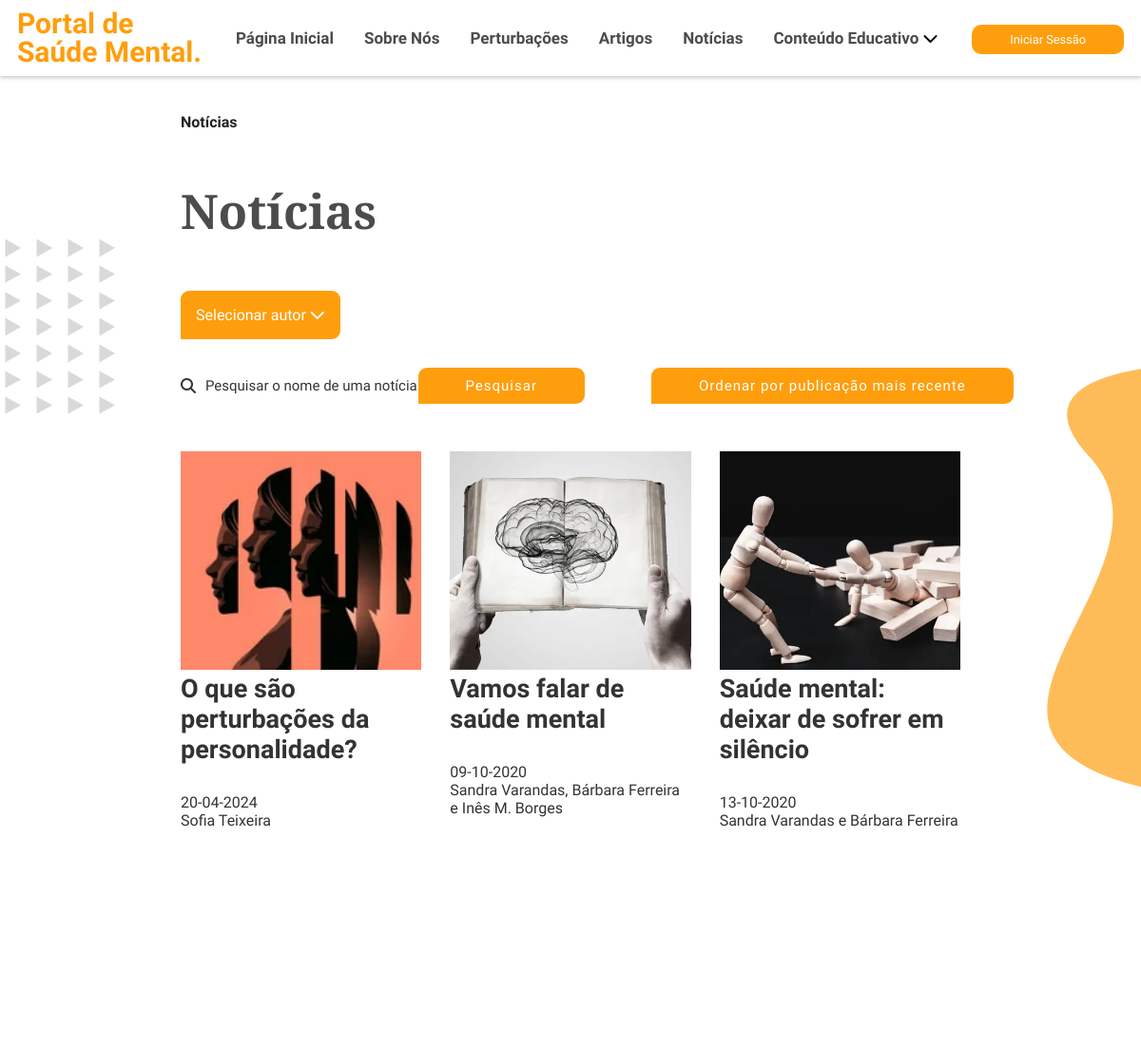
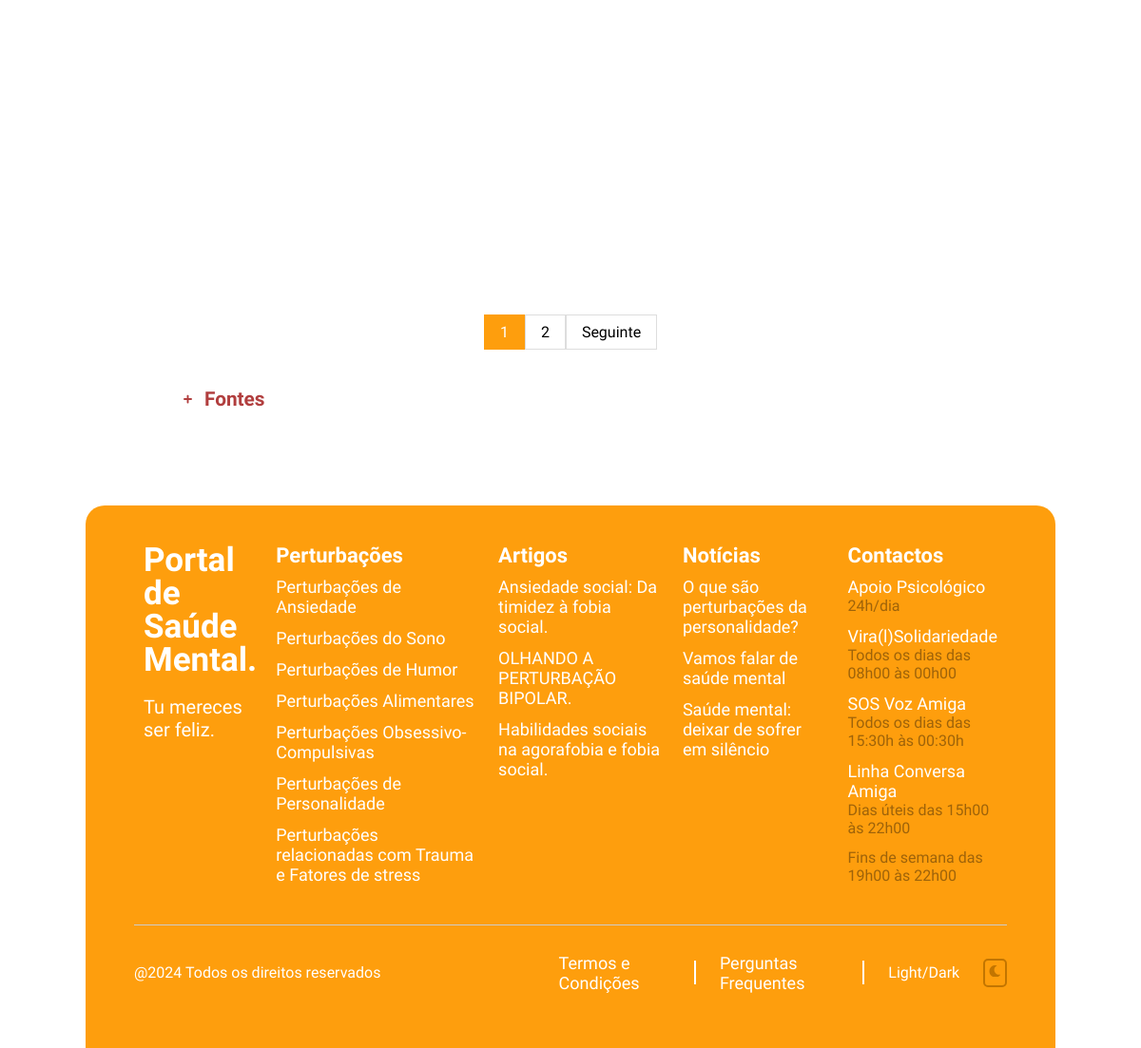
The page /noticias/index.php on the database its author committed (2 pictures, top to bottom).
### tables this page shows
CREATE TABLE `noticias` (
  `noticias_id` int(11) NOT NULL,
  `titulo` varchar(1000) NOT NULL,
  `data_publicacao` date NOT NULL,
  `autor` varchar(1000) NOT NULL,
  `img_noticia` mediumtext NOT NULL,
  `conteudo_texto` varchar(1000) NOT NULL,
  `fonte` varchar(1000) NOT NULL
);

CREATE TABLE `perturbacoes` (
  `perturbacoes_id` int(11) NOT NULL,
  `nome` varchar(255) NOT NULL,
  `texto` mediumtext NOT NULL,
  `img_perturbacao` mediumtext DEFAULT NULL,
  `img_perturbacao_circ` mediumtext DEFAULT NULL,
  `banner_perturbacao` mediumtext NOT NULL,
  `fonte` varchar(1000) NOT NULL
);

CREATE TABLE `artigos` (
  `artigo_id` int(11) NOT NULL,
  `juncao_perturbacoes_id` int(11) DEFAULT NULL,
  `titulo` varchar(1000) NOT NULL,
  `data_publicacao` mediumtext NOT NULL,
  `autor` mediumtext NOT NULL,
  `img_artigo` mediumtext NOT NULL,
  `fonte` varchar(1000) NOT NULL
);

### noticias/index.php (the view, shortened to what this page needs)
<?php
include '../includes/header.php';
require_once ("../conn/conn.php");
?>
<!DOCTYPE html>
<html class="selection:text-white selection:bg-orange-400">
<head>
    <link rel="stylesheet" type="text/css" href="css/style.css">
    <link rel="stylesheet" href="https://cdnjs.cloudflare.com/ajax/libs/font-awesome/6.4.2/css/all.min.css"
 />
    <link rel="stylesheet" href="https://cdn.jsdelivr.net/npm/sweetalert2@11/dist/sweetalert2.min.css">
</head>
<body>
    <header>
        <div class="navbar">
            <div class="logo">Portal de <br> Saúde Mental.</div>
            <ul class="links">
                <li><a href="../paginainicial">Página Inicial</a></li>
                <li><a href="../sobre-nos">Sobre Nós</a></li>
                <li><a href="../perturbacoes">Perturbações</a></li>
                <li><a href="../artigos">Artigos</a></li>
                <li><a href="../noticias">Notícias</a></li>
                <li><a href="../conteudo-educativo">Conteúdo Educativo</a>
                    <i class="fas fa-chevron-down"></i>
                </li>
            </ul>
            <?php if (!empty($_SESSION['id_utilizador'])): ?>
                <li class="dropdown-container">
                    <div class="profile-dropdown">
                        <img class="img-profile rounded-circle" src="../areacliente/registo/imgs/<?php if (!empty($row["img_perfil"])) {
                            echo $row["img_perfil"];
                        } else {
                            echo "teste.jpeg";
                        } ?>" alt="Imagem de Perfil">
                        <i class="fas fa-chevron-down" style="margin-right: 20px;"></i>
                        <ul class="dropdown-p">
                            <li><a href="../perfil/">Perfil</a></li>
                            <!--<li><a href="#">Termos e Condições</a></li>
                            <li><a href="#">Definições</a></li>-->
                        </ul>
                    </div>
                    <a class="btn" onclick="logout()">Terminar Sessão</a>
                </li>
            <?php else: ?>
                <li><a class="btn" href="../areacliente/login/">Iniciar Sessão</a></li>
            <?php endif ?>
        </div>
    </header>
    <ol role="list">
        <li class="list">
            <div class="items-current">
                <span class="text-sm" aria-current=page>
                    Notícias
                </span>
            </div>
        </li>
    </ol>
    <div class="background1">
        <img src="imgs/imgs-backgrounds/background1.png" alt="banner background" />
    </div>
    <div class="background2">
        <img src="imgs/imgs-backgrounds/background2.png" alt="banner background" />
    </div>
    <div class="heading">
        <h1>
            Notícias
        </h1>
    </div>
    <section class="artigos" id="artigos">
        <?php
        $query_autor = "SELECT DISTINCT autor FROM noticias";
        $result_autor = mysqli_query($conn, $query_autor);
        if ($result_autor && mysqli_num_rows($result_autor) > 0) {
            ?>
            <div class="dropdown2">
                <button class="dropbtn">Selecionar autor
                    <i class="fas fa-chevron-down"></i>
                </button>
            </div>
            <?php
        }
        ?>
        <div class="container">
            <div class="container-search">
                <form method="GET">
                    <div class="search-wrapper">
                        <i class="fas fa-search"></i>
                        <input id="input-search" type="text" name="search_query"
                            placeholder="Pesquisar o nome de uma notícia">
                    </div>
                    <button type="submit">Pesquisar</button>
                </form>
            </div>
            <div class="container-order">
                <form method="get">
                    <button type="submit" name="ordem" value="data_recente">Ordenar por publicação mais recente</button>
                </form>
            </div>
        </div>
        <?php
        $itens_por_pagina = 6;
        $pagina_atual = isset($_GET['pagina']) ? $_GET['pagina'] : 1;
        $offset = ($pagina_atual - 1) * $itens_por_pagina;
        $query = "SELECT * FROM noticias";
        $query_count = "SELECT COUNT(*) AS total FROM ($query) AS count_query";
        $result_count = mysqli_query($conn, $query_count);
        $total_resultados = 0;
        if ($result_count) {
            $row_count = mysqli_fetch_assoc($result_count);
            $total_resultados = $row_count['total'];
        }
        $total_paginas = ceil($total_resultados / $itens_por_pagina);
        $query .= " LIMIT $itens_por_pagina OFFSET $offset";
        $result = mysqli_query($conn, $query);
        if ($result && mysqli_num_rows($result) > 0) {
            ?>
            <div class="card-container">
                <?php
                while ($row = mysqli_fetch_assoc($result)) {
                    $data_publicacao = date("d-m-Y", strtotime($row['data_publicacao']));
                    ?>
                    <div class="card">
                        <?php
                        $titulo_codificado = urlencode($row["titulo"]);
                        ?>
                        <a href="noticia/?titulo=<?php echo $titulo_codificado; ?>">
                            <img src="../admin/inserir/imgs/noticias/<?php if (!empty($row["img_noticia"])) {
                                echo $row["img_noticia"];
                            } else {
                                echo "teste.jpeg";
                            } ?>" alt="<?php echo $row['img_noticia']; ?>">
                        </a>
                        <div class="card4-content">
                            <h1><?php echo $row["titulo"] ?></h1>
                            <p><?php echo $data_publicacao ?></p>
                            <p><?php echo $row['autor'] ?></p>
                        </div>
                    </div>
                    <?php
                }
                ?>
            </div>
            <?php
        } else {
            echo '<div style="margin: 100px 100px 50px 100px; font-size: 20px;">Nenhuma notícia encontrada.</div>';
        }
        if ($total_paginas > 1) {
            ?>
            <div class='paginacao'>
                <?php
                for ($pagina = 1; $pagina <= $total_paginas; $pagina++) {
                    $classe_pagina_atual = ($pagina == $pagina_atual) ? "pagina-atual" : "";
                    echo "<a class='$classe_pagina_atual' href='?pagina=$pagina";
                    if (isset($_GET['search_query']) && !empty($_GET['search_query'])) {
                        echo "&search_query=" . urlencode($_GET['search_query']);
                    }
                    if (isset($_GET['filter_autor']) && !empty($_GET['filter_autor'])) {
                        echo "&filter_autor=" . urlencode($_GET['filter_autor']);
                    }
                    if (isset($_GET['ordem']) && !empty($_GET['ordem'])) {
                        echo "&ordem=" . urlencode($_GET['ordem']);
                    }
                    echo "'>$pagina</a> ";
                }
                if ($pagina_atual < $total_paginas) {
                    echo "<a href='?pagina=" . ($pagina_atual + 1);
                    if (isset($_GET['search_query']) && !empty($_GET['search_query'])) {
                        echo "&search_query=" . urlencode($_GET['search_query']);
                    }
                    if (isset($_GET['filter_autor']) && !empty($_GET['filter_autor'])) {
                        echo "&filter_autor=" . urlencode($_GET['filter_autor']);
                    }
                    if (isset($_GET['ordem']) && !empty($_GET['ordem'])) {
                        echo "&ordem=" . urlencode($_GET['ordem']);
                    }
                    echo "'>Seguinte</a>";
                }
                ?>
            </div>
            <?php
        }
        ?>
    </section>
    <div class="fontes" id="fontes">
        <div class="fontes-content">
            <h3>Fontes</h3>
        </div>
    </div>
    <footer>
        <div class="footer-row">
            <div class="footer-col">
                <h1>Portal de <br> Saúde Mental.</h1>
                <p>Tu mereces ser feliz.</p>
            </div>
            <?php
            $query = "SELECT nome, img_perturbacao FROM perturbacoes";
            $result = mysqli_query($conn, $query);
            if ($result && mysqli_num_rows($result) > 0) {
                ?>
                <div class="footer-col">
                    <h3>Perturbações</h3>
                    <?php
                    while ($row = mysqli_fetch_assoc($result)) {
                        ?>
                        <ul>
                            <?php
                            $nome_codificado = urlencode($row["nome"]);
                            ?>
                            <li><a
                                    href="../../perturbacoes/grupo-perturbacoes/?nome=<?php echo $nome_codificado; ?>"><?php echo $row["nome"] ?></a>
                            </li>
                        </ul>
                        <?php
                    }
                    ?>
                </div>
                <?php
            }
            ?>
            <?php
            $query = "SELECT titulo FROM artigos LIMIT 3";
            $result = mysqli_query($conn, $query);
            if ($result && mysqli_num_rows($result) > 0) {
                ?>
                <div class="footer-col">
                    <h3>Artigos</h3>
                    <?php
                    while ($row = mysqli_fetch_assoc($result)) {
                        ?>
                        <ul>
                            <?php
                            $titulo_codificado = urlencode($row["titulo"]);
                            ?>
                            <li><a
                                    href="../artigos/artigo/?titulo=<?php echo $titulo_codificado; ?>"><?php echo $row["titulo"] ?></a>
                            </li>
                        </ul>
                        <?php
                    }
                    ?>
                </div>
                <?php
            }
            ?>
            <?php
            $query = "SELECT titulo FROM noticias LIMIT 3";
            $result = mysqli_query($conn, $query);
            if ($result && mysqli_num_rows($result) > 0) {
                ?>
                <div class="footer-col">
                    <h3>Notícias</h3>
                    <?php
                    while ($row = mysqli_fetch_assoc($result)) {
                        ?>
                        <ul>
                            <?php
                            $titulo_codificado = urlencode($row["titulo"]);
                            ?>
                            <li><a
                                    href="../noticias/noticia/?titulo=<?php echo $titulo_codificado; ?>"><?php echo $row["titulo"] ?></a>
                            </li>
                        </ul>
                        <?php
                    }
                    ?>
                </div>
                <?php
            }
            ?>
            <div class="footer-col">
                <h3>Contactos</h3>
                <ul>
                    <li><a href="https://www.sns24.gov.pt/servico/aconselhamento-psicologico-no-sns-24/#"
                            target="_blank">Apoio Psicológico</a>
                        <ul>
                            <li>24h/dia</li>
                        </ul>
                    </li>
                </ul>
                <ul>
                    <li><a href="https://www.instagram.com/p/CK665-vMKhw/" target="_blank">Vira(l)Solidariedade</a>
                        <ul>
                            <li>Todos os dias das 08h00 às 00h00</li>
                        </ul>
                    </li>
                </ul>
                <ul>
                    <li><a href="https://www.sosvozamiga.org/pt/contactos/" target="_blank">SOS Voz Amiga</a>
                        <ul>
                            <li>Todos os dias das 15:30h às 00:30h</li>
                        </ul>
                    </li>
                </ul>
                <ul>
                    <li><a href="https://eportugal.gov.pt/servicos/pedir-apoio-psicologico-e-emocional-atraves-da-linha-conversa-amiga-"
                            target="_blank">Linha Conversa Amiga</a>
                        <ul>
                            <li>Dias úteis das 15h00 às 22h00</li>
                            <li>Fins de semana das 19h00 às 22h00</li>
                        </ul>
                    </li>
                </ul>
            </div>
        </div>
        <hr>
        <div class="footer-links">
            <p class="copyright">@2024 Todos os direitos reservados</p>
            <div class="footer-links-2">
                <a href="../termos-e-condicoes">Termos e Condições</a>
                <div class="vertical-hr"></div>
                <a href="../perguntas-frequentes">Perguntas Frequentes</a>
                <div class="vertical-hr"></div>
                Light/Dark<button id="dark-mode-toggle" class="dark-mode-toggle">
                    </button>
            </div>
        </div>
    </footer>
</body>
</html>

### rows shown on the page
noticias: img_noticia (picture), titulo "O que são perturbações da personalidade?", data_publicacao "20-04-2024", autor "Sofia Teixeira"
noticias: img_noticia (picture), titulo "Vamos falar de saúde mental", data_publicacao "09-10-2020", autor "Sandra Varandas, Bárbara Ferreira e Inês M. Borges"
noticias: img_noticia (picture), titulo "Saúde mental: deixar de sofrer em silêncio", data_publicacao "13-10-2020", autor "Sandra Varandas e Bárbara Ferreira"
perturbacoes: nome "Perturbações de Ansiedade"
perturbacoes: nome "Perturbações do Sono"
perturbacoes: nome "Perturbações de Humor"
perturbacoes: nome "Perturbações Alimentares"
perturbacoes: nome "Perturbações Obsessivo-Compulsivas"
perturbacoes: nome "Perturbações de Personalidade"
perturbacoes: nome "Perturbações relacionadas com Trauma e Fatores de stress"
artigos: titulo "Ansiedade social: Da timidez à fobia social."
artigos: titulo "OLHANDO A PERTURBAÇÃO BIPOLAR."
artigos: titulo "Habilidades sociais na agorafobia e fobia social."
